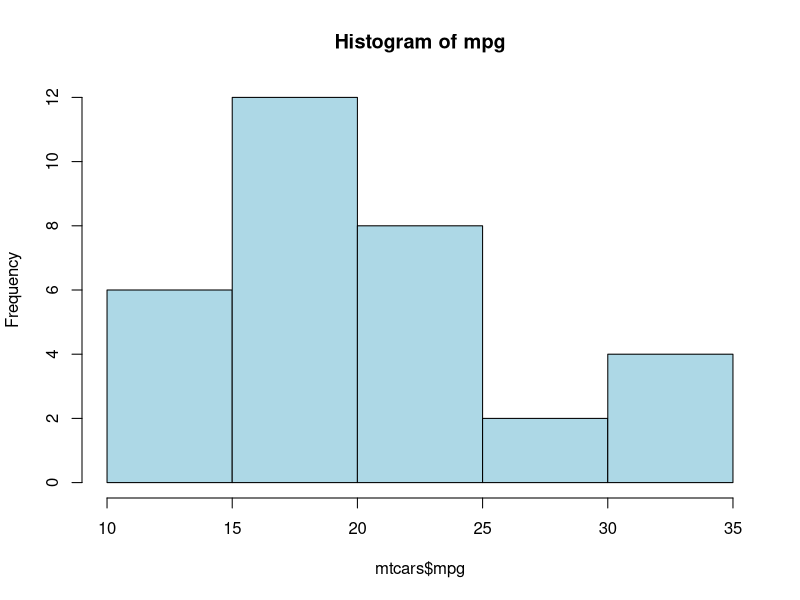
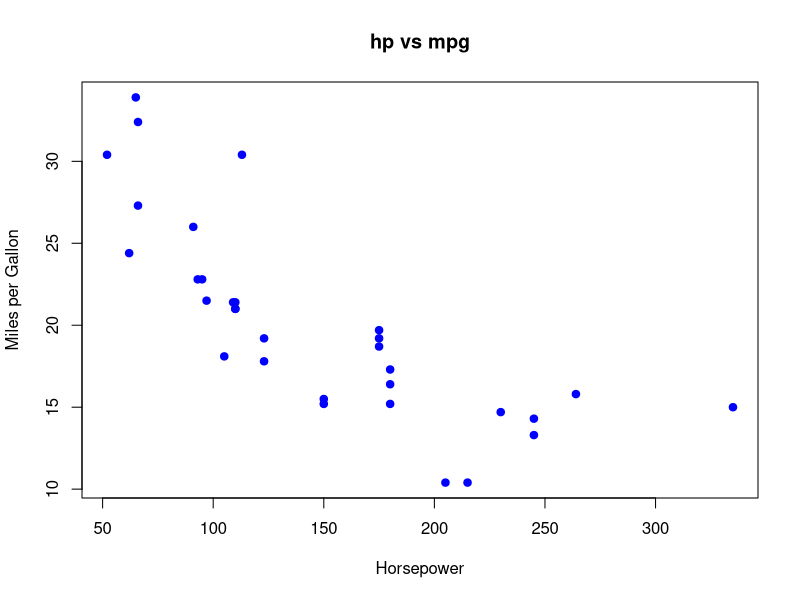
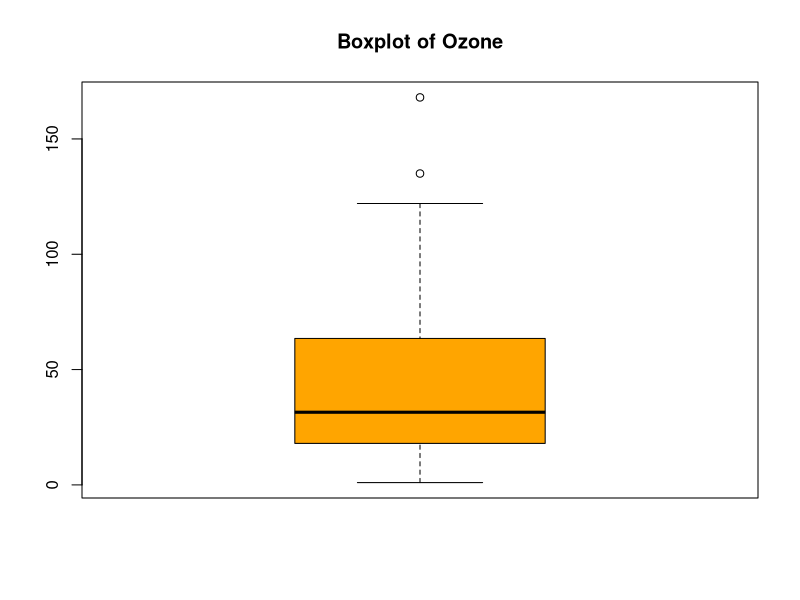

These figures' R source, in order:
# 1. Mean, Median, Mode, SD of Petal.Width from iris
mean(iris$Petal.Width)
median(iris$Petal.Width)
names(sort(-table(iris$Petal.Width)))[1]
sd(iris$Petal.Width)

# 2. Histogram of mpg from mtcars
hist(mtcars$mpg, main="Histogram of mpg", col="lightblue")

# 3. Scatterplot of hp vs mpg from mtcars
plot(mtcars$hp, mtcars$mpg, main="hp vs mpg", xlab="Horsepower", ylab="Miles per Gallon", col="blue", pch=19)

# 4. Boxplot for Ozone in airquality
boxplot(airquality$Ozone, main="Boxplot of Ozone", col="orange")

# 5. Variance of Sepal.Width in iris
var(iris$Sepal.Width)
